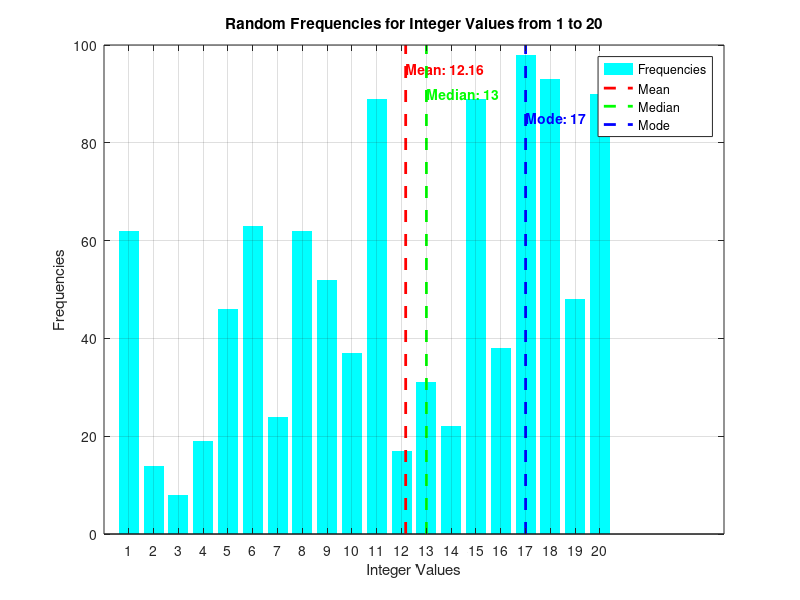

This chart was generated by the following MATLAB code:
% Random chart generation compatible with GNU Octave
clear all;
close all;

% Set the range of integers
n = 20; % From 1 to 20

% Generate random frequencies for each integer from 1 to 20
max_frequency = 100;
frequencies = randi([1, max_frequency], 1, n);

% Calculate Mean
mean_freq = sum((1:n) .* frequencies) / sum(frequencies);

% Calculate Median using Cumulative Frequency
cumulative_freq = cumsum(frequencies);
total_freq = sum(frequencies);
median_index = find(cumulative_freq >= total_freq / 2, 1);
median_freq = median_index;

% Calculate Mode
[~, mode_index] = max(frequencies);
mode_freq = mode_index;

% Display the calculated statistics
fprintf('Mean of Frequencies: %.2f\n', mean_freq);
fprintf('Median of Frequencies: %d\n', median_freq);
fprintf('Mode of Frequencies: %d\n', mode_freq);

% Plotting the Frequencies
figure;
b = bar(1:n, frequencies, 'c');
set(b, 'EdgeColor', 'none');
title('Random Frequencies for Integer Values from 1 to 20');
xlabel('Integer Values');
ylabel('Frequencies');
xticks(1:n);
grid on;

% Add vertical lines for Mean, Median, and Mode
hold on;
y_limits = ylim();

% Mean line
plot([mean_freq mean_freq], y_limits, 'r--', 'LineWidth', 2);
text(mean_freq, y_limits(2)*0.95, sprintf('Mean: %.2f', mean_freq), 'Color', 'r', 'FontWeight', 'bold', 'HorizontalAlignment', 'left');

% Median line
plot([median_freq median_freq], y_limits, 'g--', 'LineWidth', 2);
text(median_freq, y_limits(2)*0.90, sprintf('Median: %d', median_freq), 'Color', 'g', 'FontWeight', 'bold', 'HorizontalAlignment', 'left');

% Mode line
plot([mode_freq mode_freq], y_limits, 'b--', 'LineWidth', 2);
text(mode_freq, y_limits(2)*0.85, sprintf('Mode: %d', mode_freq), 'Color', 'b', 'FontWeight', 'bold', 'HorizontalAlignment', 'left');

hold off;
legend('Frequencies', 'Mean', 'Median', 'Mode', 'Location', 'northeast');
